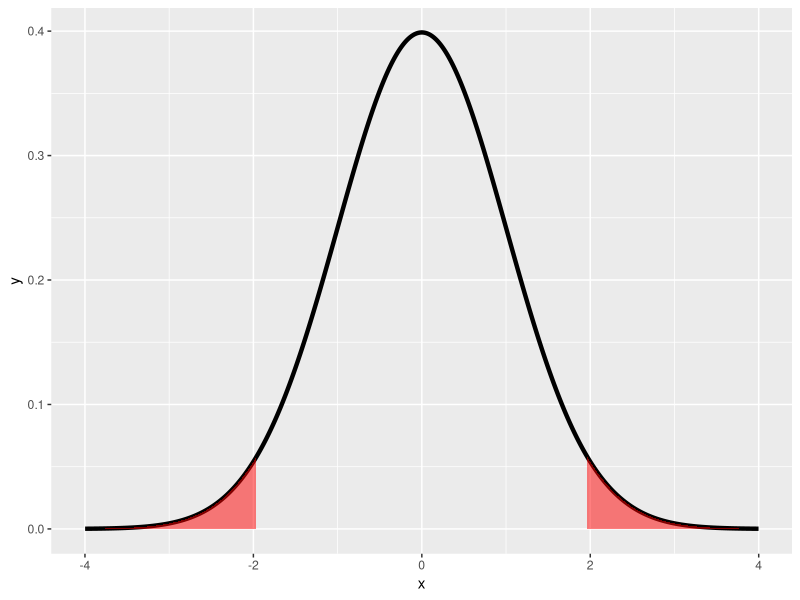

Write R code to recreate this figure.
x <- seq(-8,8, length = 2000)
dat <- data.frame(x=x, y=dnorm(x))
library(ggplot2)
g <- ggplot(dat, aes(x = x, y = y)) + geom_line(size = 1.5) + xlim(-4, 4) + scale_y_continuous(limits=c(0,max(dat$y)))
suppressWarnings(g <- g+ layer("area", stat="identity", position="identity",mapping = aes(x=ifelse(x>qnorm(.975),x,NA)),
            params=list(fill="red",alpha=.5, na.rm=TRUE)) +
   layer("area", stat="identity", position="identity",mapping = aes(x=ifelse(-9<x & x<qnorm(.025),x,NA)),
                                                   params=list(fill="red",alpha=.5, na.rm=TRUE)) )
suppressWarnings(print(g))
